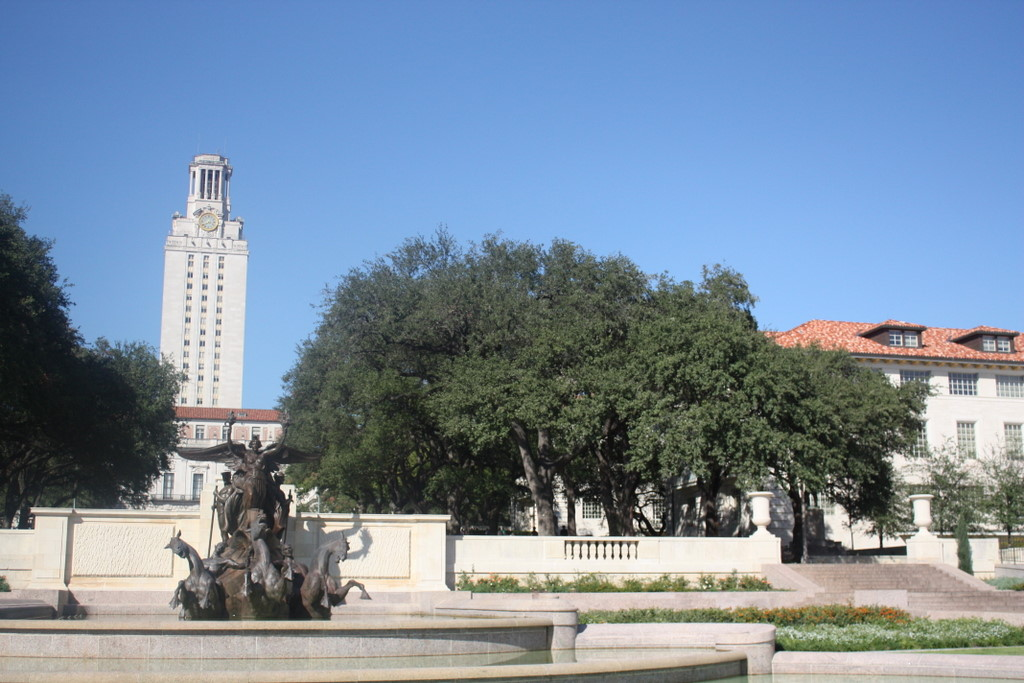
#> input picture uttower_left.jpg, 1024 x 683 px
$ python CPE558_HW3.py
#> lines starting #> are read from the running program, lines starting #| are printed output that depends on the picture
import numpy as np
import cv2 as cv2
import matplotlib.pyplot as plt
import math as mt

def plot_inlier_matches(img1, img2, inliers):
    fig, ax = plt.subplots(figsize=(20,10))
    res = np.hstack([img1, img2])
    ax.set_aspect('equal')
    ax.imshow(res, cmap='gray')

    ax.plot(inliers[:,0], inliers[:,1], '+r')
    ax.plot(inliers[:,2] + img1.shape[1], inliers[:,3], '+r')
    ax.plot([inliers[:,0], inliers[:,2] + img1.shape[1]],
            [inliers[:,1], inliers[:,3]], 'r', linewidth=0.4)
    ax.axis('off')


left = cv2.imread("uttower_left.jpg")
#> left is the input picture: shape (683, 1024, 3); mean B, G, R 159, 140, 121.7
#left = cv2.resize(left, (500, 504))
leftg = cv2.cvtColor(left, cv2.COLOR_BGR2GRAY)
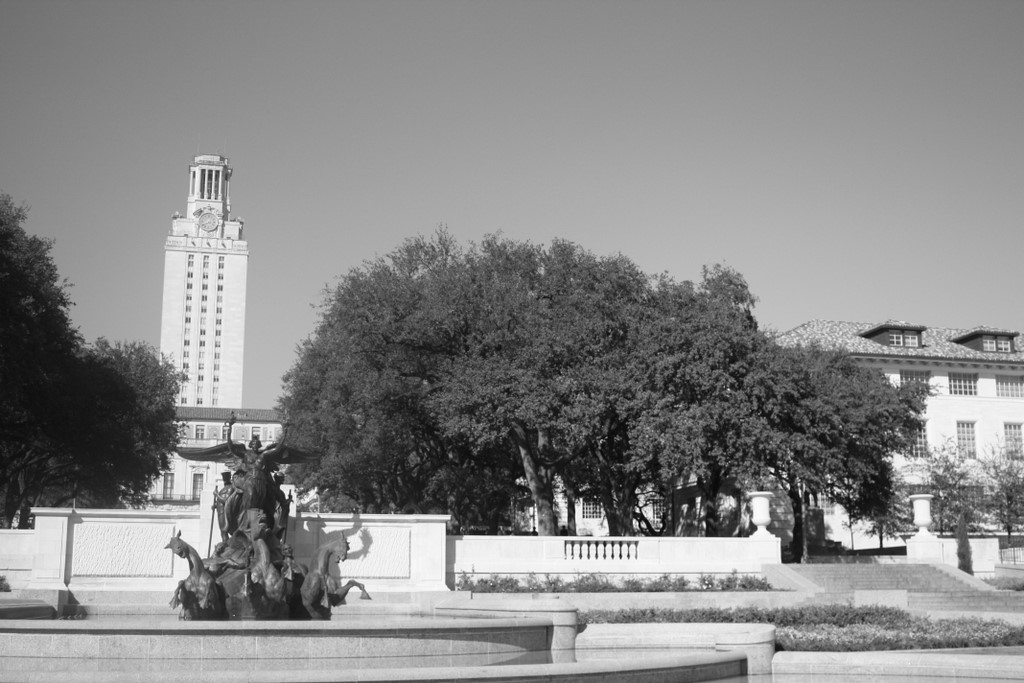
#> leftg: shape (683, 1024); min 2, max 255, mean 136.7
right = cv2.imread("uttower_right.jpg")
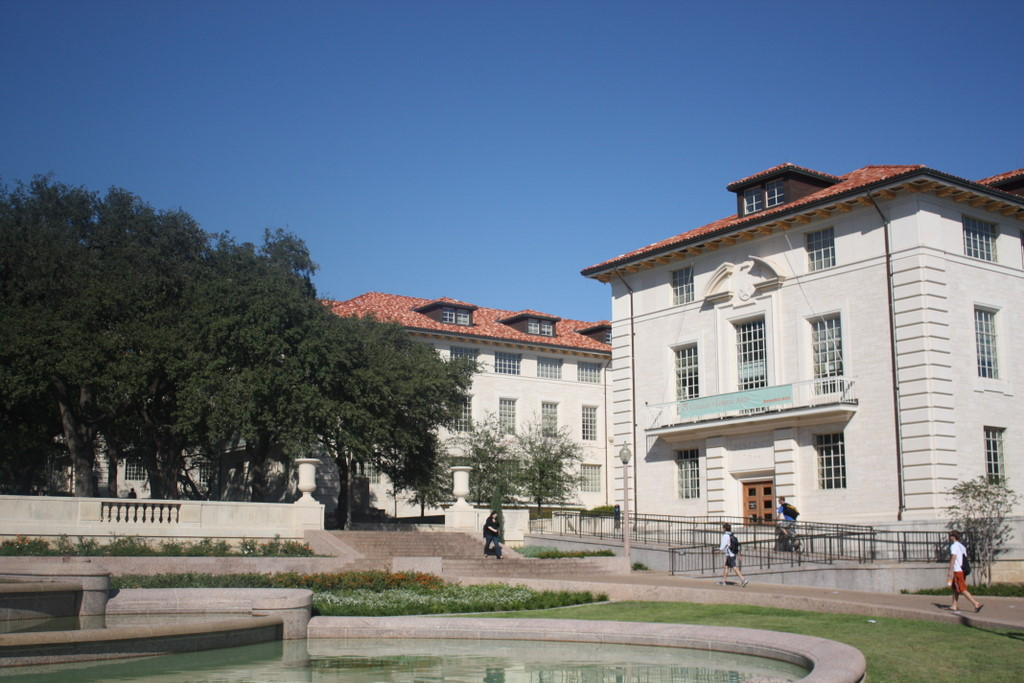
#> input picture uttower_right.jpg, 1024 x 683 px
#> right is the input picture: shape (683, 1024, 3); mean B, G, R 132, 118.9, 107.7
#right = cv2.resize(right, (500, 504))
rightg = cv2.cvtColor(right, cv2.COLOR_BGR2GRAY)
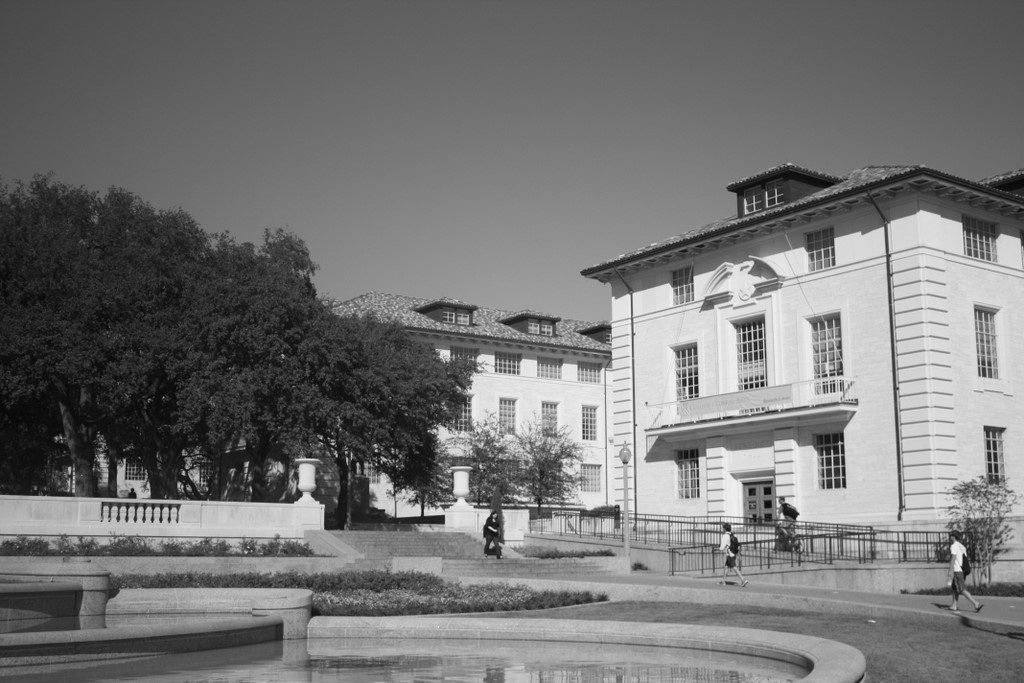
#> rightg: shape (683, 1024); min 3, max 253, mean 117
sift = cv2.ORB_create()
left_kp, left_des = sift.detectAndCompute(leftg, None)
#> left_kp = 500 keypoints; strongest (x, y, size): (534, 528, 31), (535, 533, 37.2), (637, 508, 31), (596, 544, 37.2)
right_kp, right_des = sift.detectAndCompute(rightg, None)
#> right_kp = 500 keypoints; strongest (x, y, size): (751, 385, 31), (762, 383, 31), (443, 516, 31), (425, 514, 37.2)
print("Desc size - ",len(right_des))
#| Desc size -  500
bfmatch = cv2.BFMatcher(cv2.NORM_HAMMING, crossCheck=True)
match = bfmatch.match(left_des, right_des)
#> match = 192 matches
print("no of matches - ",len(match))
#| no of matches -  192
match = sorted(match, key = lambda x:x.distance)
matchpercent = 0.5
goodmatchnum = int(len(match) * matchpercent)
#> goodmatchnum = 96
match = match[:goodmatchnum]
#> match = 96 matches
points1 = np.zeros((len(match), 2), dtype=np.float32)
#> points1 = 96 pairs, first value 0 to 0, second value 0 to 0
points2 = np.zeros((len(match), 2), dtype=np.float32)
#> points2 = 96 pairs, first value 0 to 0, second value 0 to 0
for i, m in enumerate(match):
    points1[i, :] = left_kp[m.queryIdx].pt
    points2[i, :] = right_kp[m.trainIdx].pt
#> this loop made 96 passes
#> after the loop, points1 = 96 pairs, first value 530.4 to 970.6, second value 376.2 to 561.6; points2 = 96 pairs, first value 68.4 to 502.6, second value 352.3 to 527
points1 = np.float32(points1)
points2 = np.float32(points2)

plot_inlier_matches(leftg, rightg, np.concatenate((points1, points2), axis = 1))
#> in plot_inlier_matches, `res = np.hstack([img1, img2])`:
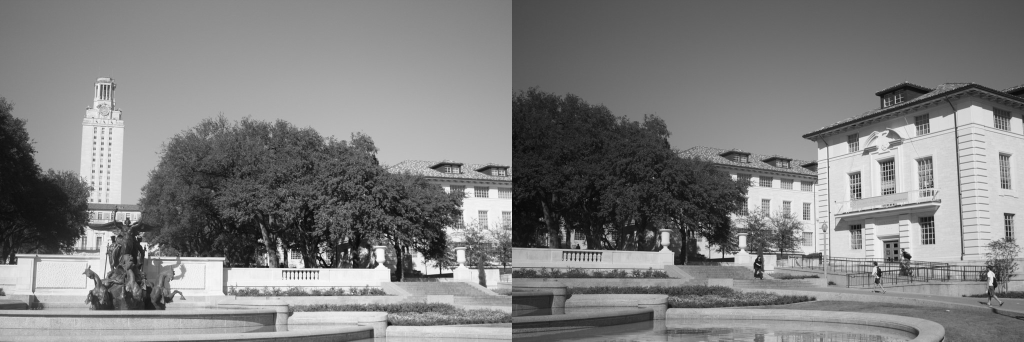
#> res: shape (683, 2048) (shown at 1/2 size); min 2, max 255, mean 126.9

trForm, mask = cv2.findHomography(points2, points1, cv2.RANSAC, 5.0)
#> trForm = [[0.76, 0.000178, 446.3], [-0.118, 0.847, 88.98], [-0.000182, -0.000104, 1]]; mask = 96 values, max 1 at index 0, min 0 at index 2, mean 0.958
img = cv2.warpPerspective(right, trForm, (left.shape[1] + right.shape[1], left.shape[0]))
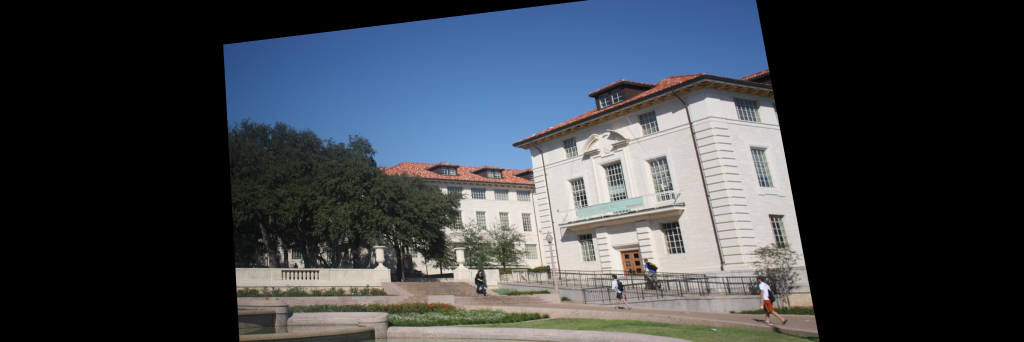
#> img: shape (683, 2048, 3) (shown at 1/2 size); mean B, G, R 71.3, 64.7, 59.5
img[0:left.shape[0], 0:left.shape[1]] = left
cv2.imwrite('output.jpg', img)
img = cv2.resize(img, (int((left.shape[1] + right.shape[1])/4), int(left.shape[0]/4)))
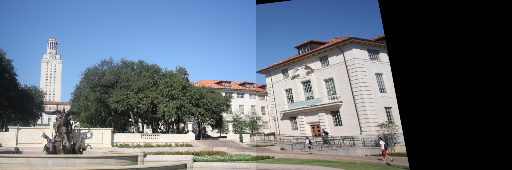
#> img: shape (170, 512, 3); mean B, G, R 121.1, 109.1, 98.6

cv2.imshow("Window", img)
cv2.waitKey(0)
cv2.destroyAllWindows()
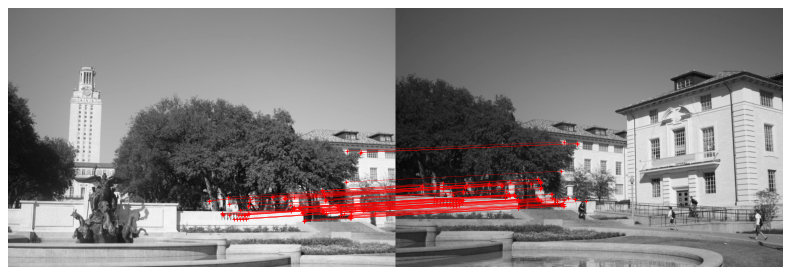
#> figure drawn by matplotlib, 1 panel
